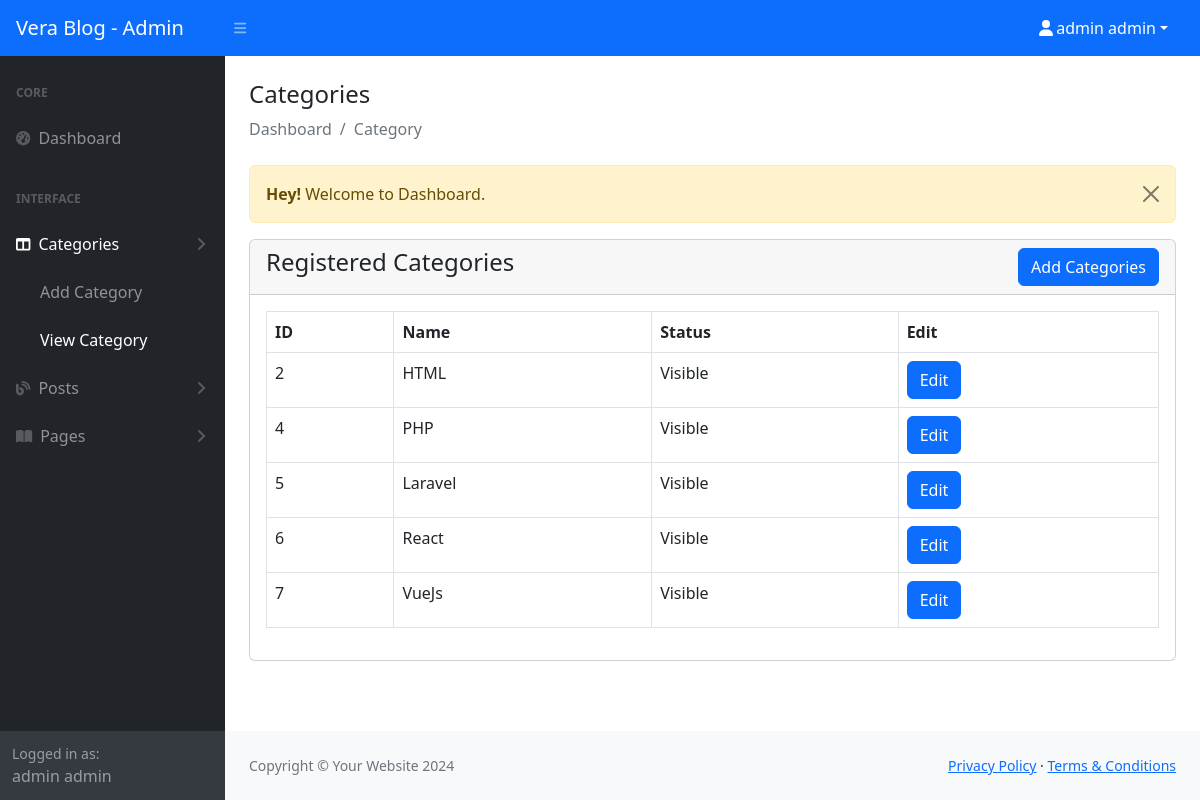
/admin/category-view.php (signed in), run on the app's committed database.
### tables this page shows
CREATE TABLE `categories` (
  `id` int(11) NOT NULL,
  `name` varchar(191) NOT NULL,
  `slug` varchar(191) NOT NULL,
  `description` text DEFAULT NULL,
  `meta_title` varchar(191) NOT NULL,
  `meta_description` mediumtext DEFAULT NULL,
  `meta_keyword` mediumtext DEFAULT NULL,
  `navbar_status` tinyint(1) DEFAULT 0,
  `status` tinyint(1) DEFAULT 0 COMMENT '0=visible, 1=hidden, 2=deleted',
  `created_at` timestamp NULL DEFAULT current_timestamp()
);

### admin/category-view.php (the view, shortened to what this page needs)
<?php
  include('authentication.php');
  $categories_query = "SELECT * FROM categories WHERE status != '2'";
  $categories_result = mysqli_query($con,$categories_query);
  include('includes/header.php');
?>
<div class="container-fluid px-4 my-2">
  <h4 class="mt-4">Categories</h4>
  <ol class="breadcrumb mb-4">
    <li class="breadcrumb-item active">Dashboard</li>
    <li class="breadcrumb-item active">Category</li>
  </ol>
  <div class="row">
    <div class="col-md-12">
      <?php include('message.php') ?>
      <div class="card">
        <div class="card-header">
          <h4>
            Registered Categories
            <a href="Category-add.php" class="btn btn-primary float-end">Add Categories</a>
          </h4>
        </div>
        <div class="card-body">
          <div class="table-responsive">
            <table class="table table-bordered table-stipe">
              <thead>
                <tr>
                  <th>ID</th>
                  <th>Name</th>
                  <th>Status</th>
                  <th>Edit</th>
                </tr>
              </thead>
              <tbody>
                <?php if(mysqli_num_rows($categories_result) == 0): ?>
                  <tr>
                    <th colspan="8">No Record Found</th>
                  </tr>
                <?php else: ?>
                  <?php while($category = mysqli_fetch_assoc($categories_result)): ?>
                    <tr>
                      <td><?= $category['id'] ?></td>
                      <td><?= $category['name'] ?></td>
                      <td><?= $category['status'] == '1' ? 'Hidden' : 'Visible'?></td>
                      <td><a href="category-edit.php?id=<?=$category['id']?>" class="btn btn-primary" >Edit</a></td>
                    </tr>
                  <?php endwhile ?>
                <?php endif ?>
              </tbody>
            </table>
          </div>
        </div>
      </div>
    </div>
  </div>
</div>
<?php
  include('./includes/footer.php');
  include('./includes/script.php')
?>

### admin/includes/header.php (shortened to what this page needs)
<!DOCTYPE html>
<html lang="en">
<head>
    <link href="https://cdn.jsdelivr.net/npm/simple-datatables@7.1.2/dist/style.min.css" rel="stylesheet" />
    <link href="css/styles.css" rel="stylesheet" />
    <link href="https://cdn.jsdelivr.net/npm/summernote@0.8.18/dist/summernote.min.css" rel="stylesheet">
    <link href="https://cdn.jsdelivr.net/npm/summernote@0.8.18/dist/summernote-lite.min.css" rel="stylesheet">
</head>
<body class="sb-nav-fixed">
  <?php include('includes/navbar-top.php')?>
  <div id="layoutSidenav">
    <?php include('includes/sidbar.php')?>
    <div id="layoutSidenav_content">
      <main>

### admin/includes/navbar-top.php (shortened to what this page needs)
<nav class="sb-topnav navbar navbar-expand navbar-dark bg-primary">
  <a class="navbar-brand ps-3" href="index.php">Vera Blog - Admin</a>
  <button class="btn btn-link btn-sm order-1 order-lg-0 me-4 me-lg-0" id="sidebarToggle" href="#!"><i class="fas fa-bars"></i></button>
  <ul class="navbar-nav ms-auto ms-md-0 me-3 me-lg-4">
      <li class="nav-item dropdown">
          <a class="nav-link dropdown-toggle text-white" id="navbarDropdown" href="#" role="button" data-bs-toggle="dropdown" aria-expanded="false"><i class="fas fa-user fa-fw"></i><?= $_SESSION['auth_user']['user_name'] ?></a>
      </li>
  </ul>
</nav>

### admin/includes/sidbar.php (shortened to what this page needs)
<div id="layoutSidenav_nav">
    <?php
        $page = substr($_SERVER['SCRIPT_NAME'],strrpos($_SERVER['SCRIPT_NAME'],'/')+1);
    ?>
  <nav class="sb-sidenav accordion sb-sidenav-dark" id="sidenavAccordion">
      <div class="sb-sidenav-menu">
          <div class="nav">
              <div class="sb-sidenav-menu-heading">Core</div>
              <a class="nav-link <?= $page == 'index.php' ? 'active' : '' ?>" href="index.php">
                  <div class="sb-nav-link-icon"><i class="fas fa-tachometer-alt"></i></div>
                  Dashboard
              </a>
              <div class="sb-sidenav-menu-heading">Interface</div>
              <a class="nav-link collapsed <?= $page == 'category-view.php' || $page == 'category-add.php' || $page == 'category-edit.php' ? 'active' : '' ?>" href="#" data-bs-toggle="collapse" data-bs-target="#collapseLayouts" aria-expanded="false" aria-controls="collapseLayouts">
                  <div class="sb-nav-link-icon"><i class="fas fa-columns"></i></div>
                  Categories
                  <div class="sb-sidenav-collapse-arrow"><i class="fas fa-angle-down"></i></div>
              </a>
              <div class="collapse <?= $page == 'category-view.php' || $page == 'category-add.php' || $page == 'category-edit.php' ? 'show' : '' ?>" id="collapseLayouts" aria-labelledby="headingOne" data-bs-parent="#sidenavAccordion">
                  <nav class="sb-sidenav-menu-nested nav">
                      <a class="nav-link <?= $page == 'category-add.php' ? 'active' : '' ?>" href="category-add.php">Add Category</a>
                      <a class="nav-link <?= $page == 'category-view.php' || $page == 'category-edit.php' ? 'active' : '' ?>" href="category-view.php">View Category</a>
                  </nav>
              </div>
              <a class="nav-link collapsed <?= $page == 'post-view.php' || $page == 'post-add.php' || $page == 'post-edit.php' ? 'active' : '' ?>" href="#" data-bs-toggle="collapse" data-bs-target="#collapsePosts" aria-expanded="false" aria-controls="collapsePosts">
                  <div class="sb-nav-link-icon"><i class="fas fa-blog"></i></div>
                  Posts
                  <div class="sb-sidenav-collapse-arrow"><i class="fas fa-angle-down"></i></div>
              </a>
              <a class="nav-link collapsed <?= $page == 'register.php' || $page == 'login.php' || $page == '404.php' ? 'active' : '' ?>" href="#" data-bs-toggle="collapse" data-bs-target="#collapsePages" aria-expanded="false" aria-controls="collapsePages">
                  <div class="sb-nav-link-icon"><i class="fas fa-book-open"></i></div>
                  Pages
                  <div class="sb-sidenav-collapse-arrow"><i class="fas fa-angle-down"></i></div>
              </a>
          </div>
      </div>
      <div class="sb-sidenav-footer">
          <div class="small">Logged in as:</div>
          <?= $_SESSION['auth_user']['user_name'] ?>
      </div>
  </nav>
</div>

### admin/message.php (shortened to what this page needs)
<?php
  if(isset($_SESSION['message'])) {
    ?>
      <div class="alert alert-warning alert-dismissible fade show" role="alert">
        <strong>Hey!</strong> <?= $_SESSION['message'] ?>.
        <button type="button" class="btn-close" data-bs-dismiss="alert" aria-label="Close"></button>
      </div>
    <?php
  }
?>

### admin/includes/footer.php
        </main>
        <footer class="py-4 bg-light mt-auto">
            <div class="container-fluid px-4">
                <div class="d-flex align-items-center justify-content-between small">
                    <div class="text-muted">Copyright &copy; Your Website 2024</div>
                    <div>
                        <a href="#">Privacy Policy</a>
                        &middot;
                        <a href="#">Terms &amp; Conditions</a>
                    </div>
                </div>
            </div>
        </footer>
    </div>
</div>

### admin/includes/script.php (shortened to what this page needs)
</body>
</html>

### data on the page
categories: id "2", name "HTML", status "Visible"
categories: id "4", name "PHP", status "Visible"
categories: id "5", name "Laravel", status "Visible"
categories: id "6", name "React", status "Visible"
categories: id "7", name "VueJs", status "Visible"

### other printed values
$_SESSION['auth_user']['user_name'] "admin admin"
$_SESSION['message'] "Welcome to Dashboard"
